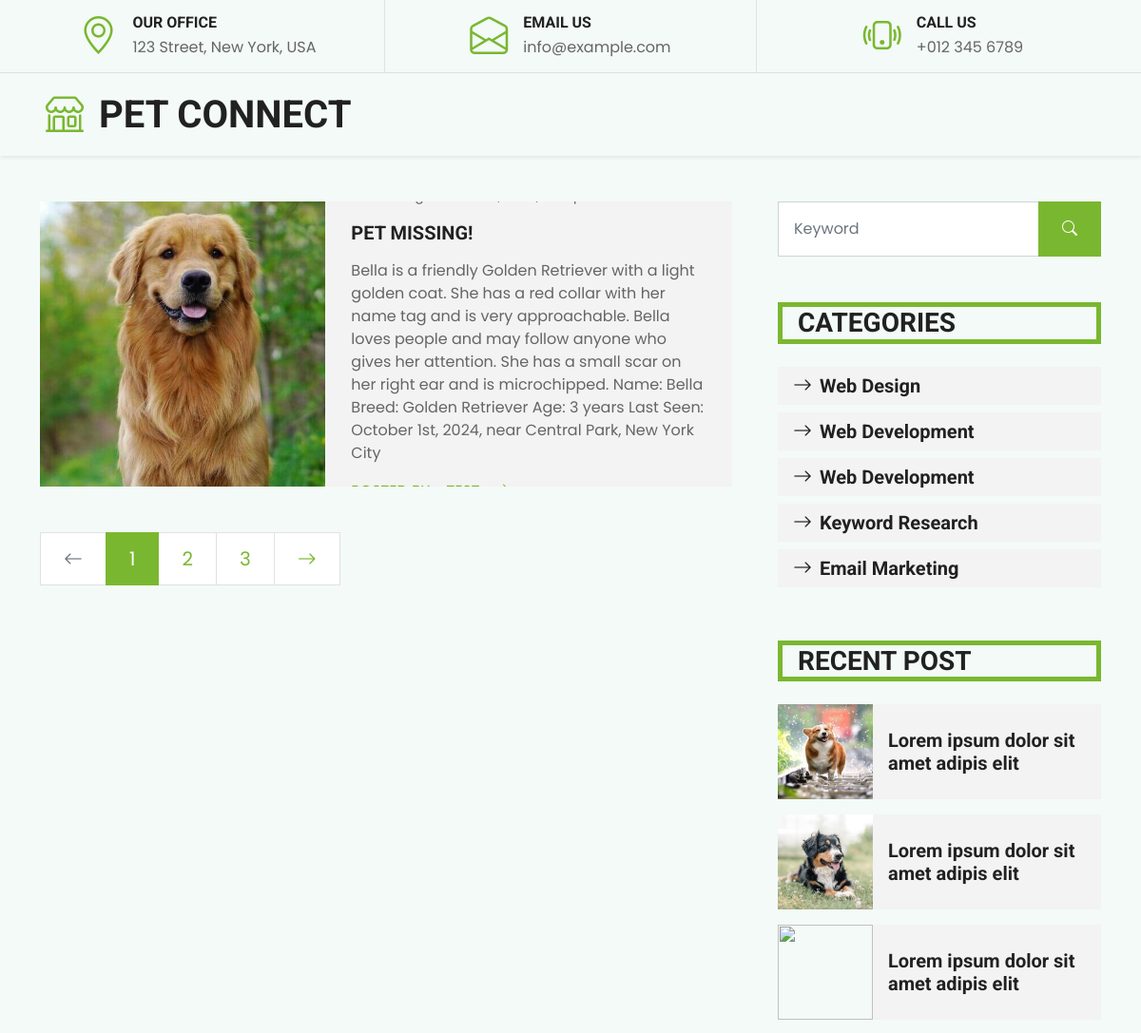
The app's page /posts/ (upper part), older data.
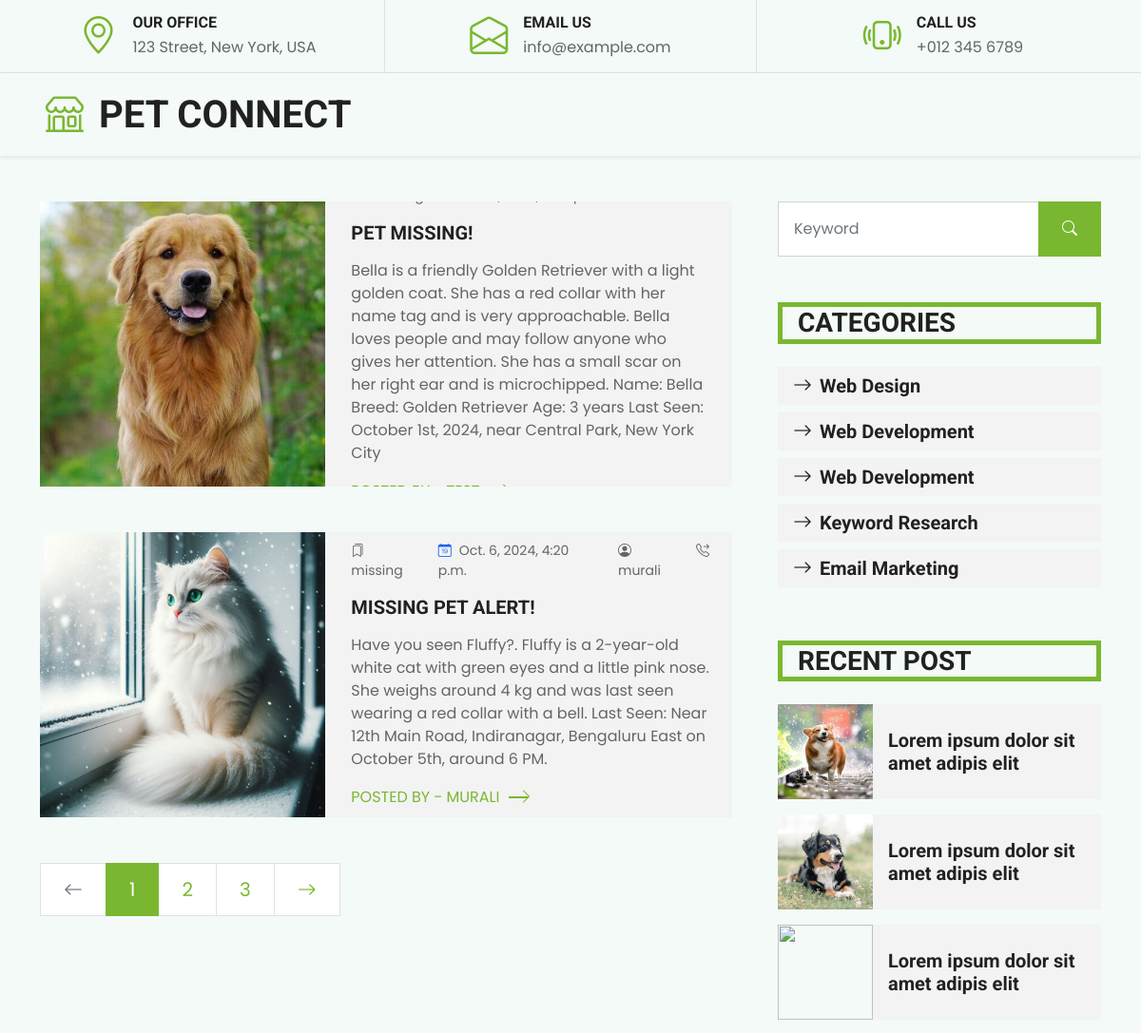
The same page, newer data.
### home/models.py (models this page shows)
class Posts(models.Model):
    title = models.CharField(max_length=150)
    description = models.TextField()
    post_type=models.CharField(max_length=50)
    image =  models.ImageField(
        upload_to='images', height_field=None, width_field=None, max_length=None, blank=True)
    user = models.ForeignKey(User, on_delete=models.CASCADE)
    date = models.DateTimeField(default=timezone.now)

### home/views.py (the view)
# urls.py: path('posts/',get_posts,name='posts'),
def get_posts(request):
    try:
        posts=Posts.objects.all()
        return render(request,'all_posts.html',{"posts":posts})
    except Exception as e:
        print(e)
        return redirect(page404)

### home/templates/all_posts.html (shortened to what this page needs)
{% extends 'base.html' %}
{% load static %}
{% load compress %}
{% block tailwind %}
  {% compress css %}
  <link rel="stylesheet" href="{% static 'src/output.css' %}" />
  {% endcompress %}
{% endblock %}
{% block content %}
<div class="container py-5">
    <div class="row g-5">
        <div class="col-lg-8">
            {% for item in posts %}
            <div class="blog-item mb-5">
                <div class="row g-0 bg-light overflow-hidden">
                    <div class="col-12 col-sm-5 h-100">
                        <img class="img-fluid h-100" src={{item.image.url}} style="object-fit: cover;">
                    </div>
                    <div class="col-12 col-sm-7 h-100 d-flex flex-column justify-content-center">
                        <div class="p-4">
                            <div class="d-flex mb-3">
                                <small class="me-3"><i class="bi bi-bookmarks me-2 text-yellow-300"></i>{{item.post_type}}</small>
                                <small><i class="bi bi-calendar-date me-2 text-blue-600"></i>{{item.date}}</small>
                                <small class="ml-5 "><i class="bi bi-person-circle text-yellow-500  "></i> {{item.user.username}}</small>
                                <small class="ml-5"><i class="bi bi-telephone-forward text-green-400"></i>{{item.user.userprofiles.about}} </small>
                            </div>
                            <h5 class="text-uppercase mb-3">{{item.title}}</h5>
                            <p class="max-w-xl overflow-x-auto">{{item.description}}</p>
                            <a class="text-primary text-uppercase" href="{% url 'public_profile' item.user.username %}">Posted By -  {{item.user.username}}<i class="bi bi-chevron-right"></i></a>
                        </div>
                    </div>
                </div>
            </div>
            {% endfor %}
            <div class="col-12">
                <nav aria-label="Page navigation">
                  <ul class="pagination pagination-lg m-0">
                    <li class="page-item disabled">
                      <a class="page-link rounded-0" href="#" aria-label="Previous">
                        <span aria-hidden="true"><i class="bi bi-arrow-left"></i></span>
                      </a>
                    </li>
                    <li class="page-item active"><a class="page-link" href="#">1</a></li>
                    <li class="page-item"><a class="page-link" href="#">2</a></li>
                    <li class="page-item"><a class="page-link" href="#">3</a></li>
                    <li class="page-item">
                      <a class="page-link rounded-0" href="#" aria-label="Next">
                        <span aria-hidden="true"><i class="bi bi-arrow-right"></i></span>
                      </a>
                    </li>
                  </ul>
                </nav>
            </div>
        </div>
        <div class="col-lg-4">
            <div class="mb-5">
                <div class="input-group">
                    <input type="text" class="form-control p-3" placeholder="Keyword">
                    <button class="btn btn-primary px-4"><i class="bi bi-search"></i></button>
                </div>
            </div>
            <div class="mb-5">
                <h3 class="text-uppercase border-start border-5 border-primary ps-3 mb-4">Categories</h3>
                <div class="d-flex flex-column justify-content-start">
                    <a class="h5 bg-light py-2 px-3 mb-2" href="#"><i class="bi bi-arrow-right me-2"></i>Web Design</a>
                    <a class="h5 bg-light py-2 px-3 mb-2" href="#"><i class="bi bi-arrow-right me-2"></i>Web Development</a>
                    <a class="h5 bg-light py-2 px-3 mb-2" href="#"><i class="bi bi-arrow-right me-2"></i>Web Development</a>
                    <a class="h5 bg-light py-2 px-3 mb-2" href="#"><i class="bi bi-arrow-right me-2"></i>Keyword Research</a>
                    <a class="h5 bg-light py-2 px-3 mb-2" href="#"><i class="bi bi-arrow-right me-2"></i>Email Marketing</a>
                </div>
            </div>
            <div class="mb-5">
                <h3 class="text-uppercase border-start border-5 border-primary ps-3 mb-4">Recent Post</h3>
                <div class="d-flex overflow-hidden mb-3">
                    <img class="img-fluid" src="img/blog-1.jpg" style="width: 100px; height: 100px; object-fit: cover;" alt="">
                    <a href="" class="h5 d-flex align-items-center bg-light px-3 mb-0">Lorem ipsum dolor sit amet adipis elit
                    </a>
                </div>
                <div class="d-flex overflow-hidden mb-3">
                    <img class="img-fluid" src="img/blog-2.jpg" style="width: 100px; height: 100px; object-fit: cover;" alt="">
                    <a href="" class="h5 d-flex align-items-center bg-light px-3 mb-0">Lorem ipsum dolor sit amet adipis elit
                    </a>
                </div>
                <div class="d-flex overflow-hidden mb-3">
                    <img class="img-fluid" src="img/blog-3.jpg" style="width: 100px; height: 100px; object-fit: cover;" alt="">
                    <a href="" class="h5 d-flex align-items-center bg-light px-3 mb-0">Lorem ipsum dolor sit amet adipis elit
                    </a>
                </div>
            </div>
        </div>
    </div>
</div>
{% endblock %}

### home/templates/base.html (shortened to what this page needs)
{% load static %}
{% load compress %}
<!DOCTYPE html>
<html lang="en">
  <head>
   {% block tailwind %}
   {% endblock tailwind %}
    <link href="https://cdn.jsdelivr.net/npm/bootstrap-icons@1.4.1/font/bootstrap-icons.css" rel="stylesheet" />
    <link href="{% static 'lib/flaticon/font/flaticon.css' %}" rel="stylesheet" />
    <link href="{% static 'lib/owlcarousel/assets/owl.carousel.min.css' %}" rel="stylesheet" />
    <link href="{% static 'css/bootstrap.min.css' %}" rel="stylesheet" />
    <link href="{% static 'css/style.css' %}" rel="stylesheet" />
  </head>
  <body class="bg-green-50">
    <div class="container-fluid border-bottom d-none d-lg-block">
      <div class="row gx-0">
        <div class="col-lg-4 text-center py-2">
          <div class="d-inline-flex align-items-center">
            <i class="bi bi-geo-alt fs-1 text-primary me-3"></i>
            <div class="text-start">
              <h6 class="text-uppercase mb-1">Our Office</h6>
              <span>123 Street, New York, USA</span>
            </div>
          </div>
        </div>
        <div class="col-lg-4 text-center border-start border-end py-2">
          <div class="d-inline-flex align-items-center">
            <i class="bi bi-envelope-open fs-1 text-primary me-3"></i>
            <div class="text-start">
              <h6 class="text-uppercase mb-1">Email Us</h6>
              <span>info@example.com</span>
            </div>
          </div>
        </div>
        <div class="col-lg-4 text-center py-2">
          <div class="d-inline-flex align-items-center">
            <i class="bi bi-phone-vibrate fs-1 text-primary me-3"></i>
            <div class="text-start">
              <h6 class="text-uppercase mb-1">Call Us</h6>
              <span>+012 345 6789</span>
            </div>
          </div>
        </div>
      </div>
    </div>
    <nav class="navbar navbar-expand-lg  navbar-light shadow-sm py-3 py-lg-0 px-3 px-lg-0">
      <a href="{% url "index" %}" class="navbar-brand ms-lg-5"><h1 class="m-0 text-uppercase text-dark"><i class="bi bi-shop fs-1 text-primary me-3"></i>Pet Connect</h1></a>
    </nav>
    {% block content %}{% endblock %}
  </body>
</html>

### home/templates/_toast.html (shortened to what this page needs)
{% load static %}

### static/css/style.css (style rules this page uses)
:root { --primary: #7AB730; --secondary: #FFD33C; --light: #F3F3F3; --dark: #212121; }
.btn { font-family: 'Roboto', sans-serif; text-transform: uppercase; font-weight: 700; transition: .5s; }
.btn-primary { color: #FFFFFF; }
@media (min-width: 576px) { .blog-item .row { height: 300px; } }
.blog-item a i { position: relative; padding-left: 20px; transition: .3s; }
.blog-item a i::after { position: absolute; content: ""; width: 20px; height: 2px; top: 50%; left: 10px; margin-top: -1px; background: var(--primary); transition: .3s; }

Row changes from the older to the newer data that the page shows:
added Posts: image (picture), post_type "missing", date "Oct. 6, 2024, 4:20 p.m.", user.username "murali", title "MISSING PET ALERT!", description "Have you seen Fluffy?. Fluffy is a 2-year-old white cat with green eyes and a little pink nose. She weighs around 4 kg and was last seen wearing a red collar with a bell. Last Seen: Near 12th Main Road, Indiranagar, Bengaluru East on October 5th, around 6 PM.", user.username "MURALI"
